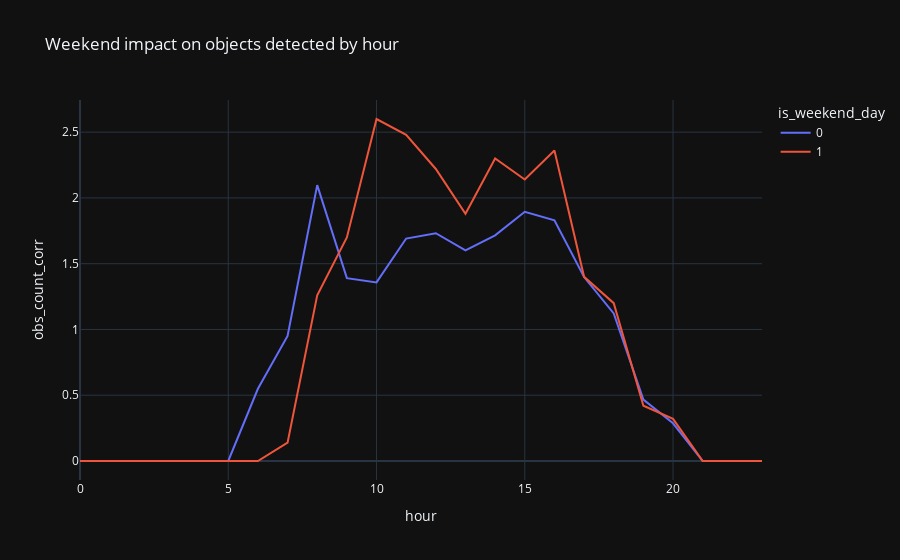

The notebook cell saved with this chart:
### Markdown cell above
- *is_weekend_day*

We can see in the plot below that during the weekend hours, people tend to sleep longer.

Then the activity becomes much more visible during the latest hours and it eventually sunsets at around 7PM on average.

The difference observed below proves that *is_weekend_day* should be considered as a good feature in the modelling stage.

### Code cell
grouped = merged.groupby(['hour', 'is_weekend_day'])['obs_count_corr'].mean().reset_index()
px.line(grouped, y="obs_count_corr", x='hour', color="is_weekend_day",
             title='Weekend impact on objects detected by hour')

### Figure 1 — Plotly figure (JSON) as saved in the notebook; plotly's stock layout.template omitted (floating-point values rounded to 4 significant figures)
{"data": [{"hovertemplate": "is_weekend_day=0<br>hour=%{x}<br>obs_count_corr=%{y}<extra></extra>", "legendgroup": "0", "line": {"color": "#636efa", "dash": "solid"}, "mode": "lines", "name": "0", "showlegend": true, "type": "scatter", "x": [0, 1, 2, 3, 4, 5, 6, 7, 8, 9, 10, 11, 12, 13, 14, 15, 16, 17, 18, 19, 20, 21, 22, 23], "xaxis": "x", "y": [0, 0, 0, 0, 0, 0, 0.5492, 0.9512, 2.098, 1.39, 1.358, 1.691, 1.732, 1.602, 1.715, 1.894, 1.829, 1.398, 1.122, 0.4672, 0.2869, 0, 0, 0], "yaxis": "y"}, {"hovertemplate": "is_weekend_day=1<br>hour=%{x}<br>obs_count_corr=%{y}<extra></extra>", "legendgroup": "1", "line": {"color": "#EF553B", "dash": "solid"}, "mode": "lines", "name": "1", "showlegend": true, "type": "scatter", "x": [0, 1, 2, 3, 4, 5, 6, 7, 8, 9, 10, 11, 12, 13, 14, 15, 16, 17, 18, 19, 20, 21, 22, 23], "xaxis": "x", "y": [0, 0, 0, 0, 0, 0, 0, 0.14, 1.26, 1.7, 2.6, 2.48, 2.22, 1.88, 2.3, 2.14, 2.36, 1.4, 1.2, 0.42, 0.32, 0, 0, 0], "yaxis": "y"}], "layout": {"autosize": true, "legend": {"title": {"text": "is_weekend_day"}, "tracegroupgap": 0}, "title": {"text": "Weekend impact on objects detected by hour"}, "xaxis": {"anchor": "y", "autorange": true, "domain": [0, 1], "range": [0, 23], "title": {"text": "hour"}, "type": "linear"}, "yaxis": {"anchor": "x", "autorange": true, "domain": [0, 1], "range": [-0.1444, 2.744], "title": {"text": "obs_count_corr"}, "type": "linear"}}}
